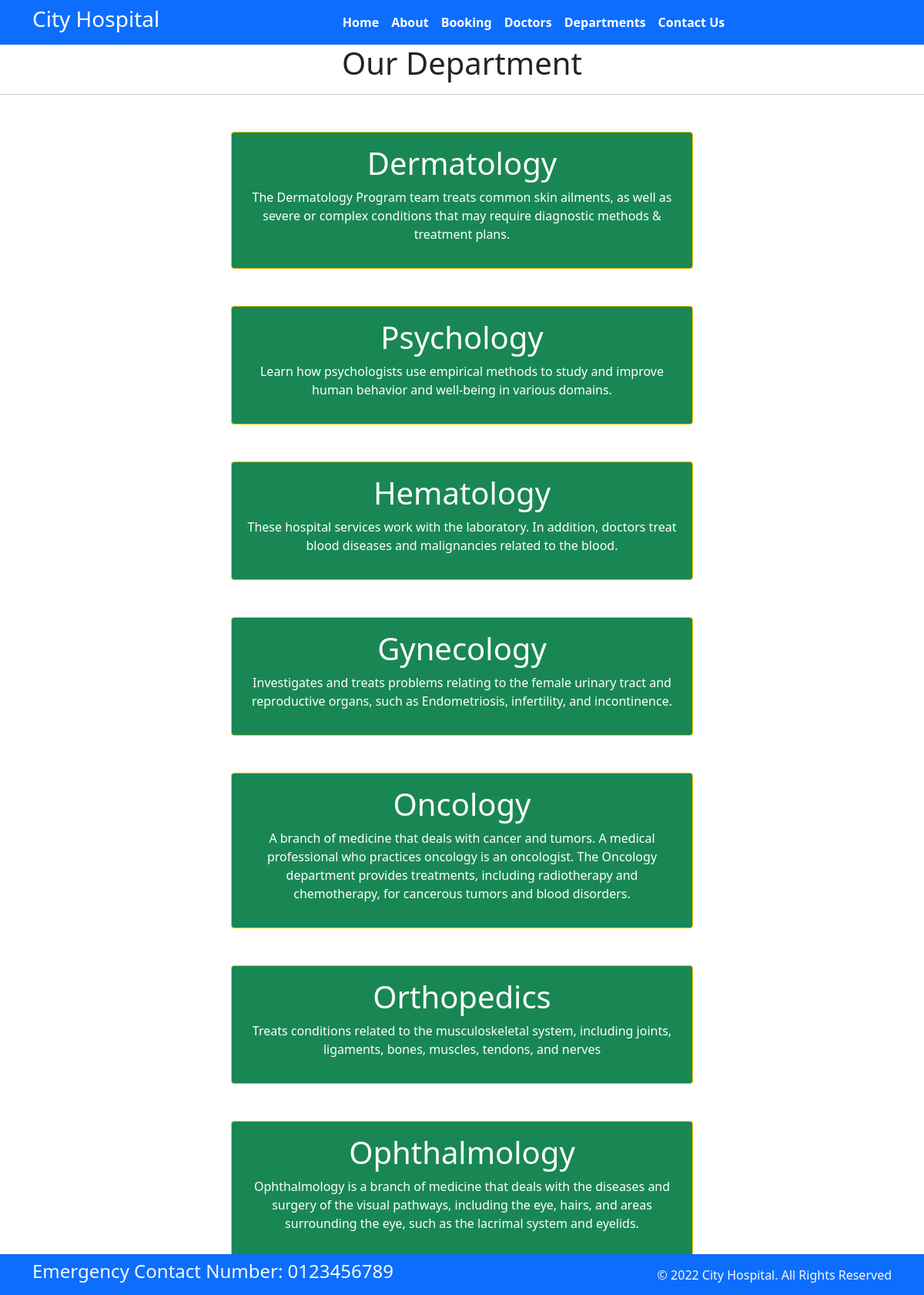
Page /department/ on the committed database.
### booking/models.py (models this page shows, shortened)
class Departments(models.Model):
    deptr_name = models.CharField(max_length=100)
    deptr_description = models.TextField()

### booking/views.py (the view)
# urls.py: path('department/', views.department, name='department'),
def department(request):
   dict_dept = {
      'departments': Departments.objects.all()
   }
   return render(request, 'department.html', dict_dept)
   return render(request,'department.html')

### Templates/department.html (shortened to what this page needs)
{% extends 'base.html' %}
{%block content%}
<h1 class="text-center">Our Department</h1>
    <hr>
{% for d in departments %}
<div class="mx-auto w-50 bg-success text-center text-white p-3 my-5 border border-warning rounded">
    <h1>{{d.deptr_name}}</h1>
    <p>{{d.deptr_description}}</p>
</div>
{% endfor %}
{% endblock %}

### rows in the picture
Departments: deptr_name "Dermatology", deptr_description "The Dermatology Program team treats common skin ailments, as well as severe or complex conditions that may require diagnostic methods & treatment plans."
Departments: deptr_name "Psychology", deptr_description "Learn how psychologists use empirical methods to study and improve human behavior and well-being in various domains."
Departments: deptr_name "Hematology", deptr_description "These hospital services work with the laboratory. In addition, doctors treat blood diseases and malignancies related to the blood."
Departments: deptr_name "Gynecology", deptr_description "Investigates and treats problems relating to the female urinary tract and reproductive organs, such as Endometriosis, infertility, and incontinence."
Departments: deptr_name "Oncology", deptr_description "A branch of medicine that deals with cancer and tumors. A medical professional who practices oncology is an oncologist. The Oncology department provides treatments, including radiotherapy and chemotherapy, for cancerous tumors and blood disorders."
Departments: deptr_name "Orthopedics", deptr_description "Treats conditions related to the musculoskeletal system, including joints, ligaments, bones, muscles, tendons, and nerves"
Departments: deptr_name "Ophthalmology", deptr_description "Ophthalmology is a branch of medicine that deals with the diseases and surgery of the visual pathways, including the eye, hairs, and areas surrounding the eye, such as the lacrimal system and eyelids."
